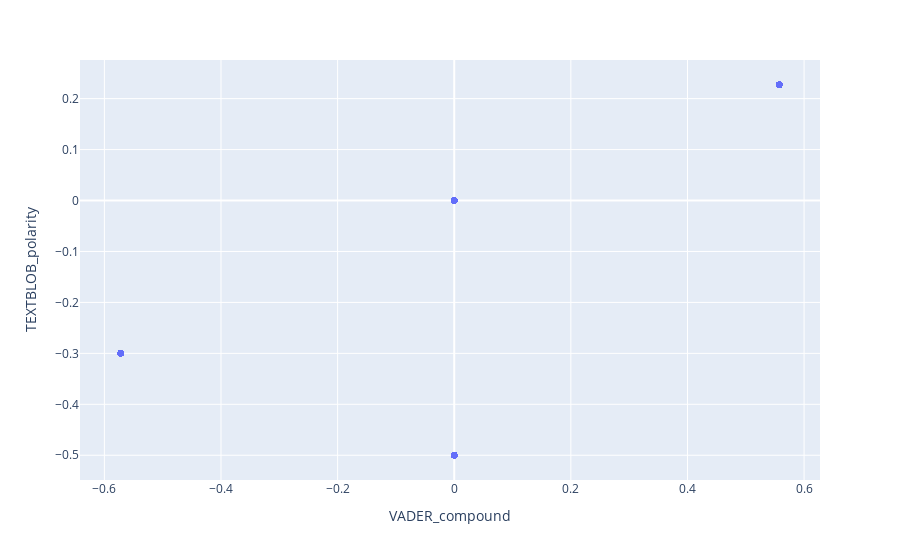

The cell this chart's notebook holds for it:
### Markdown cell above
### Comparing Vader Compound values with TextBlob polarity

### Code cell
df.plot.scatter(x="VADER_compound",y="TEXTBLOB_polarity")

### Figure 1 — Plotly figure (JSON) as saved in the notebook; plotly's stock layout.template omitted (floating-point values rounded to 4 significant figures; data arrays with more than 128 entries replaced by an {"elided": "..."} marker saying what was removed)
{"data": [{"hovertemplate": "VADER_compound=%{x}<br>TEXTBLOB_polarity=%{y}<extra></extra>", "legendgroup": "", "marker": {"color": "#636efa", "symbol": "circle"}, "mode": "markers", "name": "", "orientation": "v", "showlegend": false, "type": "scatter", "x": {"elided": "1000 float values"}, "xaxis": "x", "y": {"elided": "1000 float values"}, "yaxis": "y"}], "layout": {"legend": {"tracegroupgap": 0}, "margin": {"t": 60}, "xaxis": {"anchor": "y", "domain": [0, 1], "title": {"text": "VADER_compound"}}, "yaxis": {"anchor": "x", "domain": [0, 1], "title": {"text": "TEXTBLOB_polarity"}}}}
